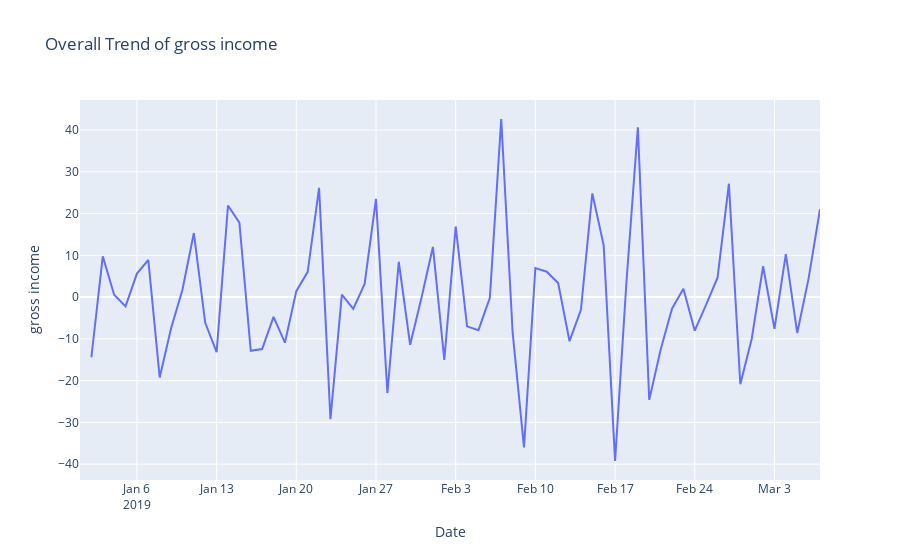

This figure's notebook cell:
### Code cell
# Determine d variable by observing trend of data
overall_trend_fig = px.line(train_data, x="Date", y="gross income", title="Overall Trend of gross income")
overall_trend_fig.show() # d = 1
